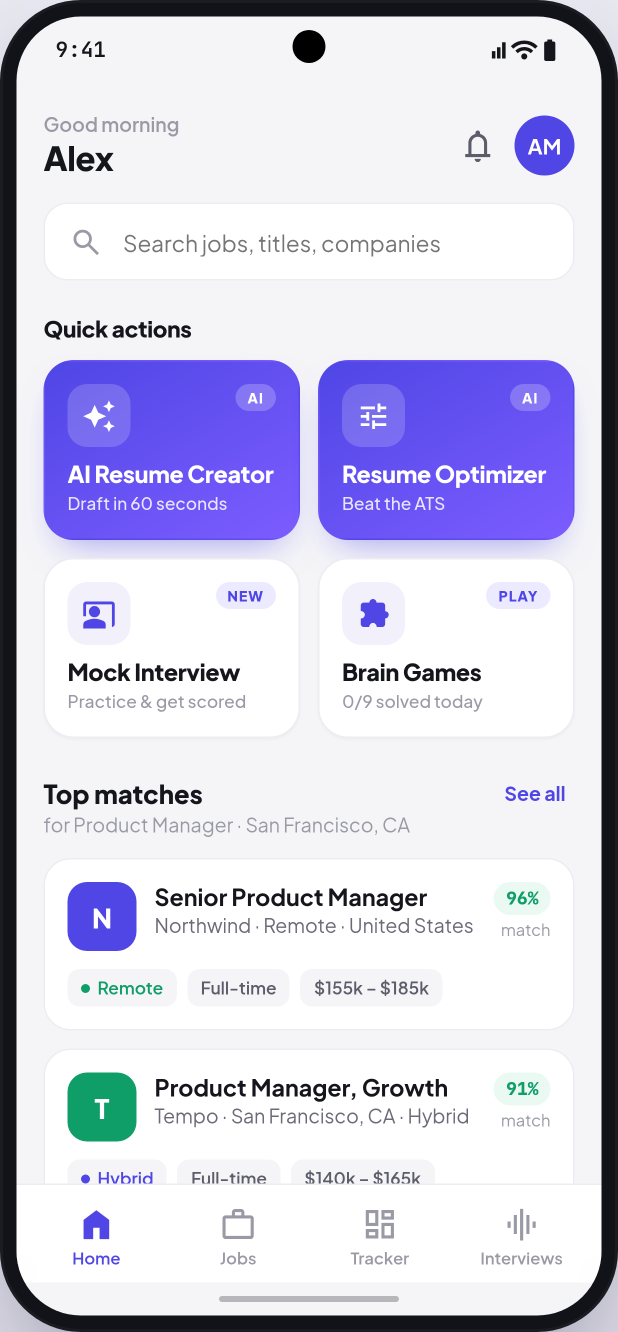
#> input picture feature-video/real/home.png, 1236 x 2664 px (shown at 1/2 size); its folder holds 4 pictures in this run
$ python build.py
#> lines starting #> are read from the running program, lines starting #| are printed output that depends on the picture; after the words box and inside, x2 and y2 are one past the last pixel; in counts of white or black regions, pixels touching at a corner belong together
### feature-video/ascend.py
"""Ascend — faithful UI toolkit for the launch video.
Recreates the Ascend app design system (indigo #4f46e5, Plus Jakarta Sans,
Material Symbols) as Pillow render primitives, then builds the key screens.
"""
import os
from PIL import Image, ImageDraw, ImageFont

HERE = os.path.dirname(os.path.abspath(__file__))
FDIR = os.path.join(HERE, "fonts")

# ---- design tokens ----
INDIGO   = "#4f46e5"
INDIGO2  = "#6d5cf0"
VIOLET   = "#8b5cf6"
VIOLET2  = "#7c5cff"
INK      = "#15151c"
INK2     = "#26262f"
BODY     = "#4a4a57"
MUTE     = "#6b6b78"
MUTE2    = "#9a9aa6"
FAINT    = "#c3c3cd"
BG       = "#f5f5f8"
CARD     = "#ffffff"
LINE     = "#ececf2"
LINE2    = "#f0f0f5"
CHIP     = "#eceaff"
GREEN    = "#0f9d68"
GREEN_BG = "#eafaf2"
RED      = "#e84848"
DARK     = "#0e0e14"

# device
DW, DH = 412, 888   # logical app viewport (inside the phone)

_pj = ImageFont.truetype(os.path.join(FDIR, "PlusJakartaSans.ttf"), 40)
_jb = ImageFont.truetype(os.path.join(FDIR, "JetBrainsMono.ttf"), 40)
_ms = ImageFont.truetype(os.path.join(FDIR, "MaterialSymbols.ttf"), 40, layout_engine=ImageFont.Layout.RAQM)

_cache = {}

# [24 lines left out: functions font, icon_font, not called in this run]

# ---- primitives ----
def rrect(d, box, r, fill=None, outline=None, width=1):
    d.rounded_rectangle(box, radius=r, fill=fill, outline=outline, width=width)

def text(d, xy, s, f, fill, anchor="la"):
    d.text(xy, s, font=f, fill=fill, anchor=anchor)

def icon(d, xy, name, size, color, fill=0, weight=400, anchor="lm"):
    d.text(xy, name, font=icon_font(size, fill, weight), fill=color, anchor=anchor)

def tw(d, s, f):
    return d.textlength(s, font=f)

def vgrad(box, c0, c1, angle=160):
    """vertical-ish linear gradient as an RGBA tile."""
#> called with box = (0, 0, 1920, 1080), c0 = '#6d5cf0', c1 = '#191641', angle = 145
    import math
    x0,y0,x1,y1 = box
    w,h = int(x1-x0), int(y1-y0)
    img = Image.new("RGB",(w,h))
#> img: PIL image 1920x1080 RGB; every value is 0
    px = img.load()
    a = math.radians(angle-90)
    dx,dy = math.cos(a), math.sin(a)
    c0 = _rgb(c0); c1=_rgb(c1)
    # projection range
    import itertools
    proj=[(x*dx+y*dy) for x,y in ((0,0),(w,0),(0,h),(w,h))]
    lo,hi=min(proj),max(proj)
    for y in range(h):
        for x in range(w):
            t=((x*dx+y*dy)-lo)/(hi-lo+1e-6)
            px[x,y]=tuple(int(c0[i]+(c1[i]-c0[i])*t) for i in range(3))
    return img

def _rgb(c):
    c=c.lstrip("#"); return tuple(int(c[i:i+2],16) for i in (0,2,4))

# [8 lines left out: function paste_grad, not called in this run]

def new_screen(bg=BG):
    img = Image.new("RGB", (DW, DH), bg)
    return img, ImageDraw.Draw(img)

# [17 lines left out: functions status_bar, logo_mark, not called in this run]

NAV = [("home","Home"),("work","Jobs"),("dashboard","Tracker"),("graphic_eq","Interviews")]

# [14 lines left out: function nav_bar, not called in this run]

### feature-video/build.py
"""Ascend Google Play feature video (v4) — dynamic.
Real app screens with Ken-Burns zoom + vertical-slide scene changes, and a
notification-driven user-journey arc (application received -> interview
requested -> offer extended). Music muxed separately.
"""
import math, os, random, numpy as np
from PIL import Image, ImageDraw, ImageFilter
import imageio_ffmpeg
from ascend import font, icon, tw, logo_mark, _rgb, INDIGO, INDIGO2, VIOLET
import screens

W,H,FPS = 1920,1080,30
HERE=os.path.dirname(os.path.abspath(__file__))

def clamp(x,a=0.0,b=1.0): return max(a,min(b,x))
def smooth(x): x=clamp(x); return x*x*(3-2*x)
def lerp(a,b,t): return a+(b-a)*t
def out_cubic(x): x=clamp(x); return 1-(1-x)**3
def out_back(x):
    x=clamp(x); c=1.70158
    return 1+(c+1)*(x-1)**3+c*(x-1)**2

# ---------- background ----------
def make_bg():
    base=screens.vgrad((0,0,W,H),"#6d5cf0","#191641",145).convert("RGBA")
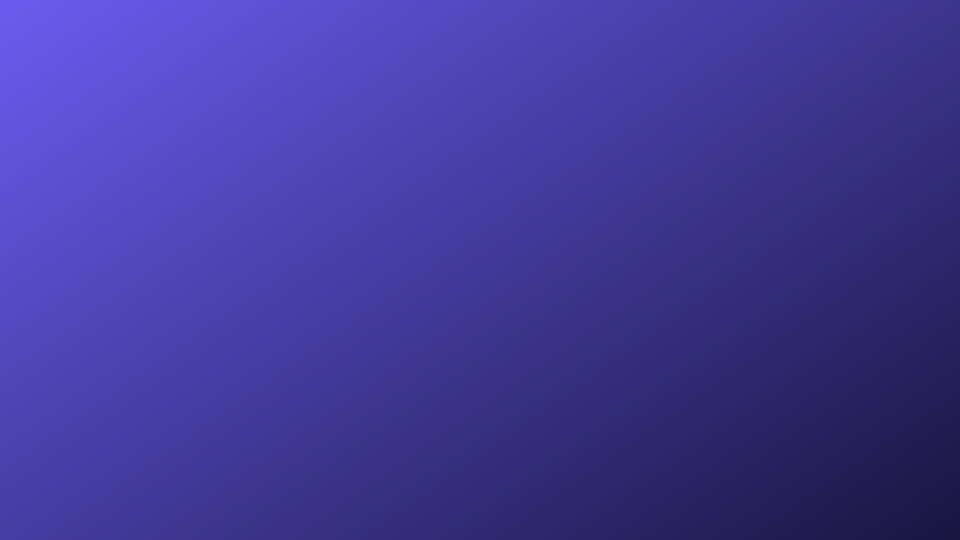
#> base: PIL image 1920x1080 RGBA (shown at 1/2 size); mean R, G, B, A 66.5, 56.5, 152.1, 255
    ov=Image.new("RGBA",(W,H),(0,0,0,0)); d=ImageDraw.Draw(ov)
#> after `ov = Image.new('RGBA', (W, H), (0, 0, 0, 0))`: ov: PIL image 1920x1080 RGBA; every value is 0
    for cx,cy,r,a,col in [(250,170,540,46,VIOLET),(1720,930,640,42,INDIGO2),
                          (1500,120,360,28,"#a89bff"),(120,1010,440,24,"#8b5cf6")]:
        d.ellipse([cx-r,cy-r,cx+r,cy+r],fill=_rgb(col)+(a,))
    base=Image.alpha_composite(base,ov.filter(ImageFilter.GaussianBlur(130)))
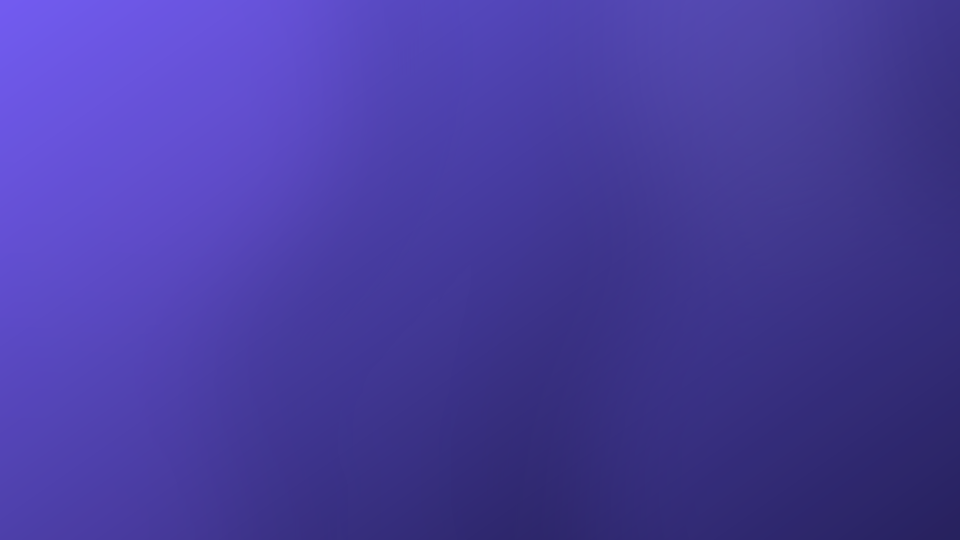
#> base: PIL image 1920x1080 RGBA (shown at 1/2 size); mean R, G, B, A 71.7, 59.9, 158.6, 255
    vig=Image.new("L",(W,H),0); ImageDraw.Draw(vig).ellipse([-260,-180,W+260,H+180],fill=255)
#> after `vig = Image.new('L', (W, H), 0)`: vig: PIL image 1920x1080 L; every value is 0
#> after `ImageDraw.Draw(vig).ellipse([-260, -180, W + 260, H + 180], fill=255)`:
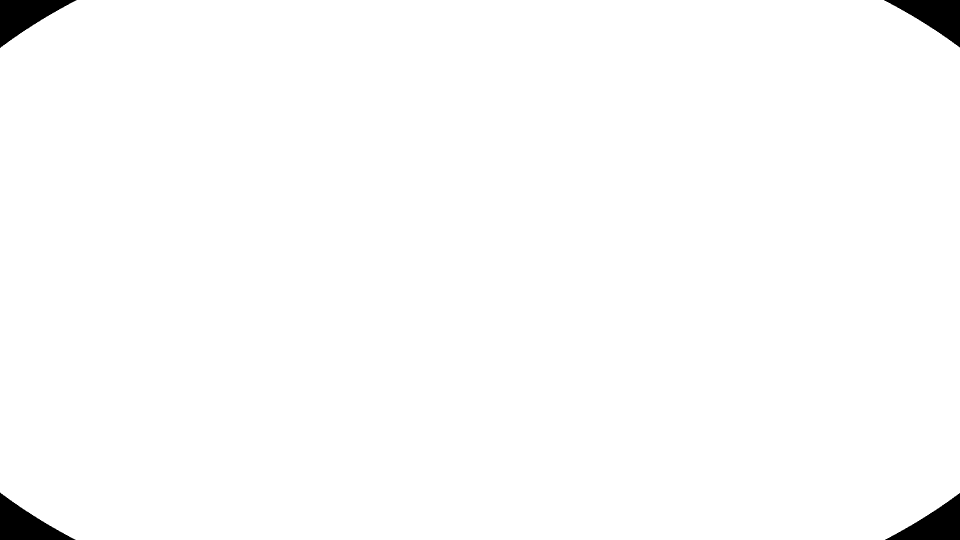
#> vig: PIL image 1920x1080 L (shown at 1/2 size); 98.7% white; 4 black regions, box (x1, y1, x2, y2) and area: (0, 0, 153, 96) 6922, (1768, 0, 1920, 95) 6826, (0, 985, 151, 1080) 6769, (1770, 986, 1920, 1080) 6674
    vig=vig.filter(ImageFilter.GaussianBlur(230))
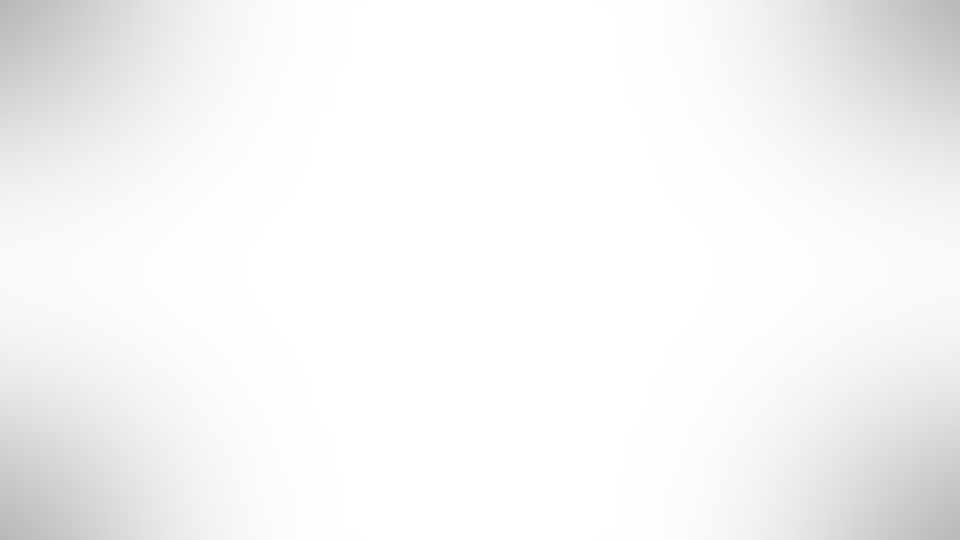
#> vig: PIL image 1920x1080 L (shown at 1/2 size); min 183, max 255, mean 245.6
    base.paste(Image.new("RGBA",(W,H),(8,6,28,140)),(0,0),Image.eval(vig,lambda v:255-v))
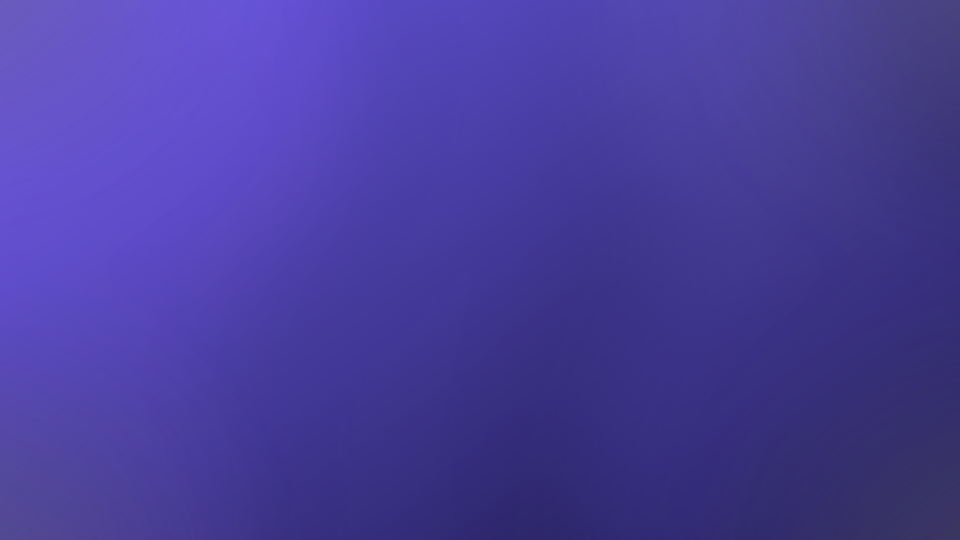
#> base: PIL image 1920x1080 RGBA (shown at 1/2 size); mean R, G, B, A 69.3, 57.9, 153.7, 250.8; transparent parts drawn white
    return base.convert("RGB")
BG=make_bg()

# ---------- real phones (rounded, with alpha) ----------
PH=940
NAMES=["home","search","tracker","optimizer","mock","copilot","games"]
def load_phone(n):
#> called with n = 'home'
    im=Image.open(os.path.join(HERE,"real",f"{n}.png")).convert("RGB")
#> im is the input picture: PIL image 1236x2664 RGB; mean R, G, B 208.2, 207, 227.6
    w=round(im.size[0]*PH/im.size[1]); im=im.resize((w,PH),Image.LANCZOS)
#> after `w = round(im.size[0] * PH / im.size[1])`: w = 436
#> after `im = im.resize((w, PH), Image.LANCZOS)`:
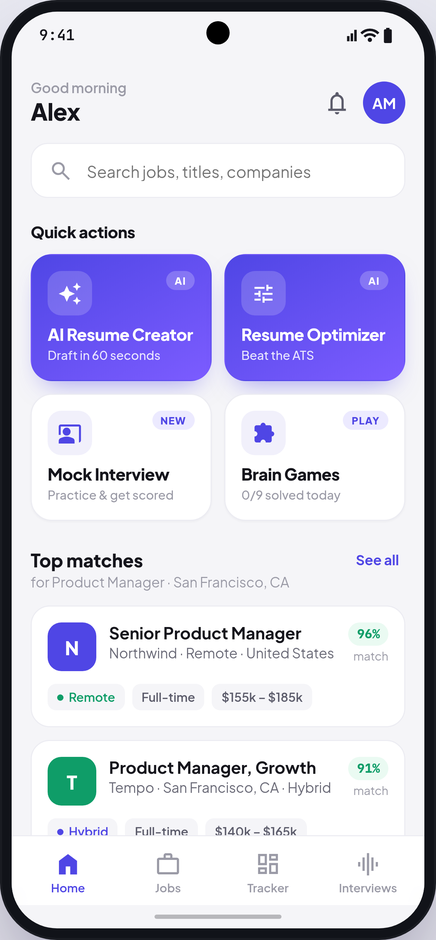
#> im: PIL image 436x940 RGB; mean R, G, B 208, 206.8, 227.4
    rad=round(54*w/412)
#> rad = 57
    a=Image.new("L",(w,PH),0); ImageDraw.Draw(a).rounded_rectangle([0,0,w-1,PH-1],radius=rad,fill=255)
#> after `a = Image.new('L', (w, PH), 0)`: a: PIL image 436x940 L; every value is 0
#> after `ImageDraw.Draw(a).rounded_rectangle([0, 0, w - 1, PH - 1], radius=rad,`:
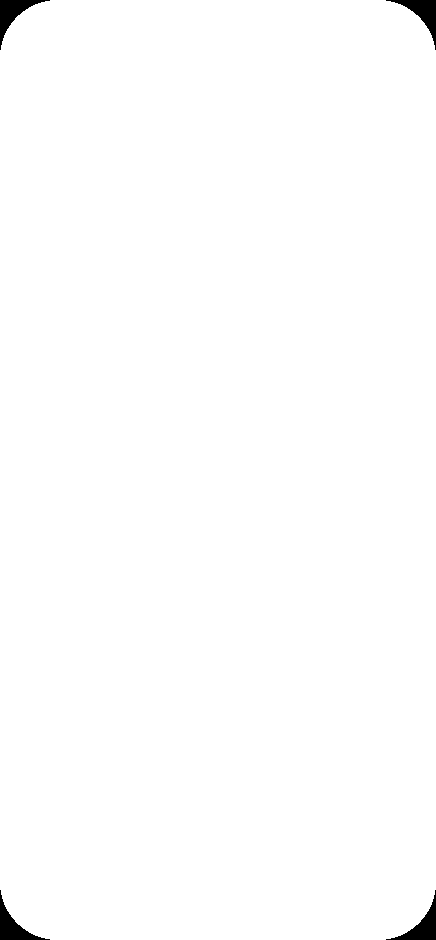
#> a: PIL image 436x940 L; 99.3% white; 4 black regions, box (x1, y1, x2, y2) and area: (0, 0, 50, 50) 715, (386, 0, 436, 50) 715, (0, 890, 50, 940) 715, (386, 890, 436, 940) 715
    im=im.convert("RGBA"); im.putalpha(a); return im
PHI={n:load_phone(n) for n in NAMES}
#> (the run stopped early here; a loop or call above may not have finished)
